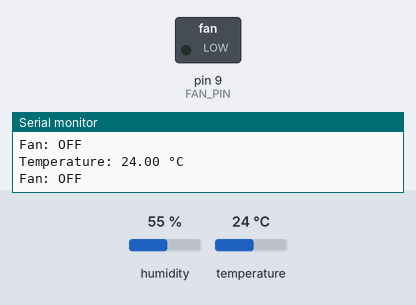
A sketch run on a simulated Arduino Uno, built with avr-gcc and run on an emulated ATmega328P. Parts: switched loads named in the sketch (green lamp = pin HIGH), the last lines printed to the serial monitor. The test bench sets the inputs (shaded band); at power-on: temperature 24 °C, humidity 55 %.

Above: at 2.8 s.
2.9 s: temperature set to 33 °C
At 4.6 s:
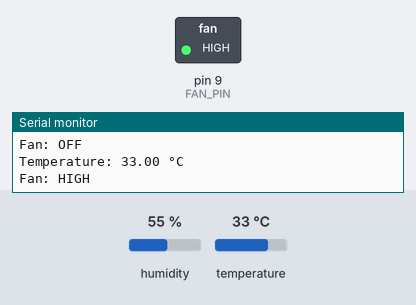
5.6 s: temperature set to 30 °C
At 7.0 s:
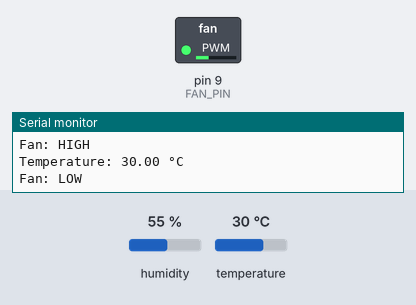
8.3 s: temperature set to 41 °C
At 10.6 s:
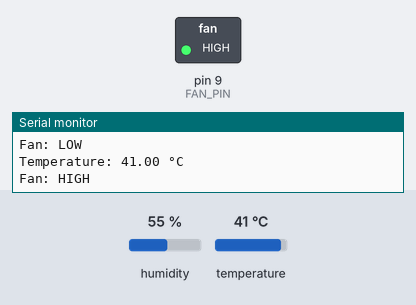
11.6 s: temperature set to 31 °C
At 13.0 s:
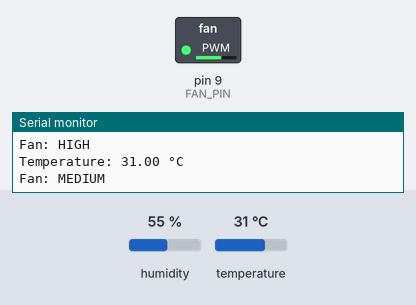
Timing chart, 0 to 14.6 s (numbered marks = the images above; inputs shaded):
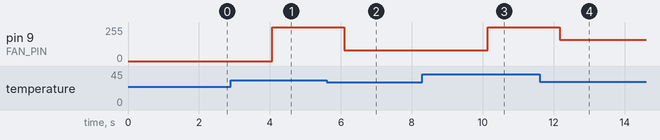

The sketch:

temperature_fan.ino
```cpp
#include <DHT.h>

#define DHTPIN 2
#define DHTTYPE DHT11
#define FAN_PIN 9

DHT dht(DHTPIN, DHTTYPE);

void setup() {
  Serial.begin(9600);
  dht.begin();
  pinMode(FAN_PIN, OUTPUT);
  analogWrite(FAN_PIN, 0);
}

void loop() {
  float temperature = dht.readTemperature();

  if (isnan(temperature)) {
    Serial.println("DHT11 reading failed!");
    analogWrite(FAN_PIN, 0);
    delay(2000);
    return;
  }

  Serial.print("Temperature: ");
  Serial.print(temperature);
  Serial.println(" °C");

  if (temperature < 30) {
    analogWrite(FAN_PIN, 0);
    Serial.println("Fan: OFF");
  }
  else if (temperature < 31) {
    analogWrite(FAN_PIN, 80);
    Serial.println("Fan: LOW");
  }
  else if (temperature < 32) {
    analogWrite(FAN_PIN, 160);
    Serial.println("Fan: MEDIUM");
  }
  else {
    analogWrite(FAN_PIN, 255);
    Serial.println("Fan: HIGH");
  }

  delay(2000);
}
```

Measured:
- after the input at 2.9 s, pin 9 (FAN_PIN): 0/255 → 255/255 after 1.2 s
- after the input at 5.6 s, pin 9 (FAN_PIN): 255/255 → 80/255 after 0.50 s
- after the input at 8.3 s, pin 9 (FAN_PIN): 80/255 → 255/255 after 1.8 s
- after the input at 11.6 s, pin 9 (FAN_PIN): 255/255 → 160/255 after 0.57 s
